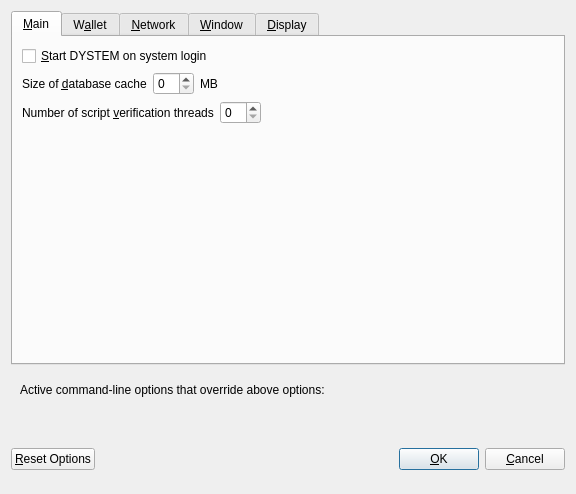
<?xml version="1.0" encoding="UTF-8"?>
<ui version="4.0">
 <class>OptionsDialog</class>
 <widget class="QDialog" name="OptionsDialog">
  <property name="geometry">
   <rect>
    <x>0</x>
    <y>0</y>
    <width>576</width>
    <height>494</height>
   </rect>
  </property>
  <property name="windowTitle">
   <string>Options</string>
  </property>
  <property name="modal">
   <bool>true</bool>
  </property>
  <layout class="QVBoxLayout" name="verticalLayout">
   <item>
    <widget class="QTabWidget" name="tabWidget">
     <property name="currentIndex">
      <number>0</number>
     </property>
     <widget class="QWidget" name="tabMain">
      <attribute name="title">
       <string>&amp;Main</string>
      </attribute>
      <layout class="QVBoxLayout" name="verticalLayout_Main">
       <item>
        <widget class="QCheckBox" name="bitcoinAtStartup">
         <property name="toolTip">
          <string>Automatically start DYSTEM after logging in to the system.</string>
         </property>
         <property name="text">
          <string>&amp;Start DYSTEM on system login</string>
         </property>
        </widget>
       </item>
       <item>
        <layout class="QHBoxLayout" name="horizontalLayout_2_Main">
         <item>
          <widget class="QLabel" name="databaseCacheLabel">
           <property name="text">
            <string>Size of &amp;database cache</string>
           </property>
           <property name="textFormat">
            <enum>Qt::PlainText</enum>
           </property>
           <property name="buddy">
            <cstring>databaseCache</cstring>
           </property>
          </widget>
         </item>
         <item>
          <widget class="QSpinBox" name="databaseCache"/>
         </item>
         <item>
          <widget class="QLabel" name="databaseCacheUnitLabel">
           <property name="text">
            <string>MB</string>
           </property>
           <property name="textFormat">
            <enum>Qt::PlainText</enum>
           </property>
          </widget>
         </item>
         <item>
          <spacer name="horizontalSpacer_2_Main">
           <property name="orientation">
            <enum>Qt::Horizontal</enum>
           </property>
           <property name="sizeHint" stdset="0">
            <size>
             <width>40</width>
             <height>20</height>
            </size>
           </property>
          </spacer>
         </item>
        </layout>
       </item>
       <item>
        <layout class="QHBoxLayout" name="horizontalLayout_3_Main">
         <item>
          <widget class="QLabel" name="threadsScriptVerifLabel">
           <property name="text">
            <string>Number of script &amp;verification threads</string>
           </property>
           <property name="textFormat">
            <enum>Qt::PlainText</enum>
           </property>
           <property name="buddy">
            <cstring>threadsScriptVerif</cstring>
           </property>
          </widget>
         </item>
         <item>
          <widget class="QSpinBox" name="threadsScriptVerif">
           <property name="toolTip">
            <string>(0 = auto, &lt;0 = leave that many cores free)</string>
           </property>
          </widget>
         </item>
         <item>
          <spacer name="horizontalSpacer_3_Main">
           <property name="orientation">
            <enum>Qt::Horizontal</enum>
           </property>
           <property name="sizeHint" stdset="0">
            <size>
             <width>40</width>
             <height>20</height>
            </size>
           </property>
          </spacer>
         </item>
        </layout>
       </item>
       <item>
        <spacer name="verticalSpacer_2">
         <property name="orientation">
          <enum>Qt::Vertical</enum>
         </property>
         <property name="sizeHint" stdset="0">
          <size>
           <width>20</width>
           <height>40</height>
          </size>
         </property>
        </spacer>
       </item>
       <item>
        <layout class="QHBoxLayout" name="horizontalLayout" stretch="">
         <property name="sizeConstraint">
          <enum>QLayout::SetFixedSize</enum>
         </property>
        </layout>
       </item>
      </layout>
     </widget>
     <widget class="QWidget" name="tabWallet">
      <attribute name="title">
       <string>W&amp;allet</string>
      </attribute>
      <layout class="QVBoxLayout" name="verticalLayout_Wallet">
       <item>
        <layout class="QHBoxLayout" name="horizontalLayout_2_Wallet">
         <item>
          <widget class="QLabel" name="labelStakeSplitThresholdText">
           <property name="text">
            <string>Stake split threshold:</string>
           </property>
          </widget>
         </item>
         <item>
          <widget class="QSpinBox" name="spinBoxStakeSplitThreshold">
           <property name="minimum">
            <number>1</number>
           </property>
           <property name="maximum">
            <number>999999</number>
           </property>
          </widget>
         </item>
        </layout>
       </item>
       <item>
        <widget class="QGroupBox" name="groupBox">
         <property name="title">
          <string>Expert</string>
         </property>
         <layout class="QVBoxLayout" name="verticalLayout_2">
          <item>
           <widget class="QCheckBox" name="coinControlFeatures">
            <property name="toolTip">
             <string>Whether to show coin control features or not.</string>
            </property>
            <property name="text">
             <string>Enable coin &amp;control features</string>
            </property>
           </widget>
          </item>
          <item>
           <widget class="QCheckBox" name="showMasternodesTab">
            <property name="toolTip">
             <string>Show additional tab listing all your masternodes in first sub-tab&lt;br/&gt;and all masternodes on the network in second sub-tab.</string>
            </property>
            <property name="text">
             <string>Show Masternodes Tab</string>
            </property>
           </widget>
          </item>
          <item>
           <widget class="QCheckBox" name="spendZeroConfChange">
            <property name="toolTip">
             <string>If you disable the spending of unconfirmed change, the change from a transaction&lt;br/&gt;cannot be used until that transaction has at least one confirmation.&lt;br/&gt;This also affects how your balance is computed.</string>
            </property>
            <property name="text">
             <string>&amp;Spend unconfirmed change</string>
            </property>
           </widget>
          </item>
         </layout>
        </widget>
       </item>
       <item>
        <spacer name="verticalSpacer_Wallet">
         <property name="orientation">
          <enum>Qt::Vertical</enum>
         </property>
         <property name="sizeHint" stdset="0">
          <size>
           <width>20</width>
           <height>40</height>
          </size>
         </property>
        </spacer>
       </item>
      </layout>
     </widget>
     <widget class="QWidget" name="tabNetwork">
      <attribute name="title">
       <string>&amp;Network</string>
      </attribute>
      <layout class="QVBoxLayout" name="verticalLayout_Network">
       <item>
        <widget class="QCheckBox" name="mapPortUpnp">
         <property name="toolTip">
          <string>Automatically open the DYSTEM client port on the router. This only works when your router supports UPnP and it is enabled.</string>
         </property>
         <property name="text">
          <string>Map port using &amp;UPnP</string>
         </property>
        </widget>
       </item>
       <item>
        <widget class="QCheckBox" name="allowIncoming">
         <property name="toolTip">
          <string>Accept connections from outside</string>
         </property>
         <property name="text">
          <string>Allow incoming connections</string>
         </property>
        </widget>
       </item>
       <item>
        <widget class="QCheckBox" name="connectSocks">
         <property name="toolTip">
          <string>Connect to the DYSTEM network through a SOCKS5 proxy.</string>
         </property>
         <property name="text">
          <string>&amp;Connect through SOCKS5 proxy (default proxy):</string>
         </property>
        </widget>
       </item>
       <item>
        <layout class="QHBoxLayout" name="horizontalLayout_1_Network">
         <item>
          <widget class="QLabel" name="proxyIpLabel">
           <property name="text">
            <string>Proxy &amp;IP:</string>
           </property>
           <property name="textFormat">
            <enum>Qt::PlainText</enum>
           </property>
           <property name="buddy">
            <cstring>proxyIp</cstring>
           </property>
          </widget>
         </item>
         <item>
          <widget class="QValidatedLineEdit" name="proxyIp">
           <property name="minimumSize">
            <size>
             <width>140</width>
             <height>0</height>
            </size>
           </property>
           <property name="maximumSize">
            <size>
             <width>140</width>
             <height>16777215</height>
            </size>
           </property>
           <property name="toolTip">
            <string>IP address of the proxy (e.g. IPv4: 127.0.0.1 / IPv6: ::1)</string>
           </property>
          </widget>
         </item>
         <item>
          <widget class="QLabel" name="proxyPortLabel">
           <property name="text">
            <string>&amp;Port:</string>
           </property>
           <property name="textFormat">
            <enum>Qt::PlainText</enum>
           </property>
           <property name="buddy">
            <cstring>proxyPort</cstring>
           </property>
          </widget>
         </item>
         <item>
          <widget class="QLineEdit" name="proxyPort">
           <property name="minimumSize">
            <size>
             <width>55</width>
             <height>0</height>
            </size>
           </property>
           <property name="maximumSize">
            <size>
             <width>55</width>
             <height>16777215</height>
            </size>
           </property>
           <property name="toolTip">
            <string>Port of the proxy (e.g. 9050)</string>
           </property>
          </widget>
         </item>
         <item>
          <spacer name="horizontalSpacer_1_Network">
           <property name="orientation">
            <enum>Qt::Horizontal</enum>
           </property>
           <property name="sizeHint" stdset="0">
            <size>
             <width>40</width>
             <height>20</height>
            </size>
           </property>
          </spacer>
         </item>
        </layout>
       </item>
       <item>
        <spacer name="verticalSpacer_Network">
         <property name="orientation">
          <enum>Qt::Vertical</enum>
         </property>
         <property name="sizeHint" stdset="0">
          <size>
           <width>20</width>
           <height>40</height>
          </size>
         </property>
        </spacer>
       </item>
      </layout>
     </widget>
     <widget class="QWidget" name="tabWindow">
      <attribute name="title">
       <string>&amp;Window</string>
      </attribute>
      <layout class="QVBoxLayout" name="verticalLayout_Window">
       <item>
        <widget class="QCheckBox" name="minimizeToTray">
         <property name="toolTip">
          <string>Show only a tray icon after minimizing the window.</string>
         </property>
         <property name="text">
          <string>&amp;Minimize to the tray instead of the taskbar</string>
         </property>
        </widget>
       </item>
       <item>
        <widget class="QCheckBox" name="minimizeOnClose">
         <property name="toolTip">
          <string>Minimize instead of exit the application when the window is closed. When this option is enabled, the application will be closed only after selecting Quit in the menu.</string>
         </property>
         <property name="text">
          <string>M&amp;inimize on close</string>
         </property>
        </widget>
       </item>
       <item>
        <spacer name="verticalSpacer_Window">
         <property name="orientation">
          <enum>Qt::Vertical</enum>
         </property>
         <property name="sizeHint" stdset="0">
          <size>
           <width>20</width>
           <height>40</height>
          </size>
         </property>
        </spacer>
       </item>
      </layout>
     </widget>
     <widget class="QWidget" name="tabDisplay">
      <attribute name="title">
       <string>&amp;Display</string>
      </attribute>
      <layout class="QVBoxLayout" name="verticalLayout_Display">
       <item>
        <layout class="QHBoxLayout" name="horizontalLayout_1_Display">
         <item>
          <widget class="QLabel" name="langLabel">
           <property name="text">
            <string>User Interface &amp;language:</string>
           </property>
           <property name="textFormat">
            <enum>Qt::PlainText</enum>
           </property>
           <property name="buddy">
            <cstring>lang</cstring>
           </property>
          </widget>
         </item>
         <item>
          <widget class="QValueComboBox" name="lang">
           <property name="toolTip">
            <string>The user interface language can be set here. This setting will take effect after restarting DYSTEM.</string>
           </property>
          </widget>
         </item>
        </layout>
       </item>
       <item>
        <widget class="QLabel" name="label_3">
         <property name="toolTip">
          <string notr="true"/>
         </property>
         <property name="statusTip">
          <string notr="true"/>
         </property>
         <property name="whatsThis">
          <string notr="true"/>
         </property>
         <property name="accessibleName">
          <string notr="true"/>
         </property>
         <property name="text">
          <string>Language missing or translation incomplete? Help contributing translations here:
https://www.transifex.com/dystem-project/dystem-project-translations</string>
         </property>
         <property name="wordWrap">
          <bool>true</bool>
         </property>
         <property name="openExternalLinks">
          <bool>true</bool>
         </property>
         <property name="textInteractionFlags">
          <set>Qt::TextBrowserInteraction</set>
         </property>
        </widget>
       </item>
       <item>
        <layout class="QHBoxLayout" name="horizontalLayout_4_Display" stretch="0,0">
         <item>
          <widget class="QLabel" name="themeLabel">
           <property name="text">
            <string>User Interface Theme:</string>
           </property>
          </widget>
         </item>
         <item>
          <widget class="QValueComboBox" name="theme"/>
         </item>
        </layout>
       </item>
       <item>
        <widget class="Line" name="line">
         <property name="orientation">
          <enum>Qt::Horizontal</enum>
         </property>
        </widget>
       </item>
       <item>
        <layout class="QHBoxLayout" name="horizontalLayout_2_Display">
         <item>
          <widget class="QLabel" name="unitLabel">
           <property name="text">
            <string>&amp;Unit to show amounts in:</string>
           </property>
           <property name="textFormat">
            <enum>Qt::PlainText</enum>
           </property>
           <property name="buddy">
            <cstring>unit</cstring>
           </property>
          </widget>
         </item>
         <item>
          <widget class="QValueComboBox" name="unit">
           <property name="toolTip">
            <string>Choose the default subdivision unit to show in the interface and when sending coins.</string>
           </property>
          </widget>
         </item>
        </layout>
       </item>
       <item>
        <layout class="QHBoxLayout" name="horizontalLayout_5_Display">
         <item>
          <widget class="QLabel" name="digitsLabel">
           <property name="text">
            <string>Decimal digits</string>
           </property>
          </widget>
         </item>
         <item>
          <widget class="QValueComboBox" name="digits"/>
         </item>
        </layout>
       </item>
       <item>
        <widget class="QCheckBox" name="checkBoxHideZeroBalances">
         <property name="toolTip">
          <string>Hide empty balances</string>
         </property>
         <property name="layoutDirection">
          <enum>Qt::LeftToRight</enum>
         </property>
         <property name="text">
          <string>Hide empty balances</string>
         </property>
        </widget>
       </item>
       <item>
        <layout class="QHBoxLayout" name="horizontalLayout_3_Display">
         <item>
          <widget class="QLabel" name="thirdPartyTxUrlsLabel">
           <property name="toolTip">
            <string>Third party URLs (e.g. a block explorer) that appear in the transactions tab as context menu items. %s in the URL is replaced by transaction hash. Multiple URLs are separated by vertical bar |.</string>
           </property>
           <property name="text">
            <string>Third party transaction URLs</string>
           </property>
           <property name="buddy">
            <cstring>thirdPartyTxUrls</cstring>
           </property>
          </widget>
         </item>
         <item>
          <widget class="QLineEdit" name="thirdPartyTxUrls">
           <property name="toolTip">
            <string>Third party URLs (e.g. a block explorer) that appear in the transactions tab as context menu items. %s in the URL is replaced by transaction hash. Multiple URLs are separated by vertical bar |.</string>
           </property>
          </widget>
         </item>
        </layout>
       </item>
       <item>
        <spacer name="verticalSpacer">
         <property name="orientation">
          <enum>Qt::Vertical</enum>
         </property>
         <property name="sizeHint" stdset="0">
          <size>
           <width>20</width>
           <height>40</height>
          </size>
         </property>
        </spacer>
       </item>
      </layout>
     </widget>
    </widget>
   </item>
   <item>
    <widget class="QFrame" name="frame">
     <layout class="QVBoxLayout" name="verticalLayout_Bottom">
      <item>
       <layout class="QHBoxLayout" name="horizontalLayout_Bottom">
        <item>
         <widget class="QLabel" name="overriddenByCommandLineInfoLabel">
          <property name="text">
           <string>Active command-line options that override above options:</string>
          </property>
          <property name="textFormat">
           <enum>Qt::PlainText</enum>
          </property>
         </widget>
        </item>
        <item>
         <spacer name="horizontalSpacer_Bottom">
          <property name="orientation">
           <enum>Qt::Horizontal</enum>
          </property>
          <property name="sizeHint" stdset="0">
           <size>
            <width>40</width>
            <height>20</height>
           </size>
          </property>
         </spacer>
        </item>
       </layout>
      </item>
      <item>
       <widget class="QLabel" name="overriddenByCommandLineLabel">
        <property name="text">
         <string/>
        </property>
        <property name="textFormat">
         <enum>Qt::PlainText</enum>
        </property>
        <property name="wordWrap">
         <bool>true</bool>
        </property>
       </widget>
      </item>
     </layout>
    </widget>
   </item>
   <item>
    <layout class="QHBoxLayout" name="horizontalLayout_Buttons">
     <item>
      <widget class="QPushButton" name="resetButton">
       <property name="toolTip">
        <string>Reset all client options to default.</string>
       </property>
       <property name="text">
        <string>&amp;Reset Options</string>
       </property>
       <property name="autoDefault">
        <bool>false</bool>
       </property>
      </widget>
     </item>
     <item>
      <spacer name="horizontalSpacer_1">
       <property name="orientation">
        <enum>Qt::Horizontal</enum>
       </property>
       <property name="sizeHint" stdset="0">
        <size>
         <width>40</width>
         <height>48</height>
        </size>
       </property>
      </spacer>
     </item>
     <item>
      <widget class="QLabel" name="statusLabel">
       <property name="minimumSize">
        <size>
         <width>200</width>
         <height>0</height>
        </size>
       </property>
       <property name="font">
        <font>
         <weight>75</weight>
         <bold>true</bold>
        </font>
       </property>
       <property name="text">
        <string/>
       </property>
       <property name="textFormat">
        <enum>Qt::PlainText</enum>
       </property>
       <property name="wordWrap">
        <bool>true</bool>
       </property>
      </widget>
     </item>
     <item>
      <spacer name="horizontalSpacer_2">
       <property name="orientation">
        <enum>Qt::Horizontal</enum>
       </property>
       <property name="sizeHint" stdset="0">
        <size>
         <width>40</width>
         <height>48</height>
        </size>
       </property>
      </spacer>
     </item>
     <item>
      <widget class="QPushButton" name="okButton">
       <property name="text">
        <string>&amp;OK</string>
       </property>
       <property name="autoDefault">
        <bool>false</bool>
       </property>
       <property name="default">
        <bool>true</bool>
       </property>
      </widget>
     </item>
     <item>
      <widget class="QPushButton" name="cancelButton">
       <property name="text">
        <string>&amp;Cancel</string>
       </property>
       <property name="autoDefault">
        <bool>false</bool>
       </property>
      </widget>
     </item>
    </layout>
   </item>
  </layout>
 </widget>
 <customwidgets>
  <customwidget>
   <class>QValidatedLineEdit</class>
   <extends>QLineEdit</extends>
   <header>qvalidatedlineedit.h</header>
  </customwidget>
  <customwidget>
   <class>QValueComboBox</class>
   <extends>QComboBox</extends>
   <header>qvaluecombobox.h</header>
  </customwidget>
 </customwidgets>
 <resources/>
 <connections/>
</ui>
